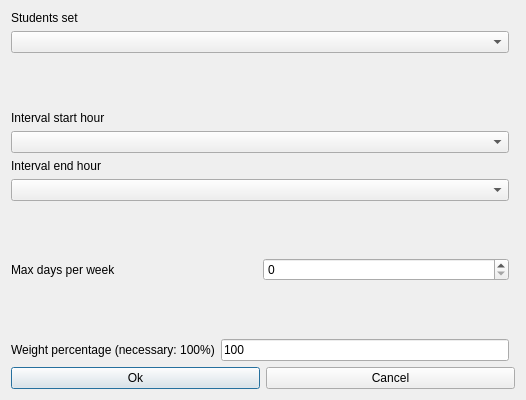
<?xml version="1.0" encoding="UTF-8"?>
<ui version="4.0">
 <class>ModifyConstraintStudentsSetIntervalMaxDaysPerWeekForm_template</class>
 <widget class="QDialog" name="ModifyConstraintStudentsSetIntervalMaxDaysPerWeekForm_template">
  <property name="geometry">
   <rect>
    <x>0</x>
    <y>0</y>
    <width>526</width>
    <height>400</height>
   </rect>
  </property>
  <property name="windowTitle">
   <string extracomment="This is the title of the dialog to modify a constraint of this type">Modify students set interval max days per week</string>
  </property>
  <layout class="QGridLayout">
   <item row="8" column="0" colspan="2">
    <layout class="QHBoxLayout">
     <item>
      <widget class="QPushButton" name="okPushButton">
       <property name="text">
        <string>Ok</string>
       </property>
      </widget>
     </item>
     <item>
      <widget class="QPushButton" name="cancelPushButton">
       <property name="text">
        <string>Cancel</string>
       </property>
      </widget>
     </item>
    </layout>
   </item>
   <item row="0" column="0">
    <layout class="QVBoxLayout">
     <item>
      <widget class="QLabel" name="studentsTextLabel">
       <property name="frameShape">
        <enum>QFrame::NoFrame</enum>
       </property>
       <property name="frameShadow">
        <enum>QFrame::Plain</enum>
       </property>
       <property name="text">
        <string>Students set</string>
       </property>
       <property name="wordWrap">
        <bool>false</bool>
       </property>
      </widget>
     </item>
     <item>
      <widget class="QComboBox" name="studentsComboBox">
       <property name="editable">
        <bool>false</bool>
       </property>
       <property name="insertPolicy">
        <enum>QComboBox::NoInsert</enum>
       </property>
       <property name="autoCompletion">
        <bool>false</bool>
       </property>
       <property name="duplicatesEnabled">
        <bool>false</bool>
       </property>
      </widget>
     </item>
    </layout>
   </item>
   <item row="7" column="0">
    <layout class="QHBoxLayout">
     <item>
      <widget class="QLabel" name="weightTextLabel">
       <property name="frameShape">
        <enum>QFrame::NoFrame</enum>
       </property>
       <property name="frameShadow">
        <enum>QFrame::Plain</enum>
       </property>
       <property name="text">
        <string>Weight percentage (necessary: 100%)</string>
       </property>
       <property name="wordWrap">
        <bool>false</bool>
       </property>
      </widget>
     </item>
     <item>
      <widget class="QLineEdit" name="weightLineEdit">
       <property name="text">
        <string>100</string>
       </property>
      </widget>
     </item>
    </layout>
   </item>
   <item row="2" column="0">
    <layout class="QVBoxLayout">
     <item>
      <widget class="QLabel" name="startTextLabel">
       <property name="frameShape">
        <enum>QFrame::NoFrame</enum>
       </property>
       <property name="frameShadow">
        <enum>QFrame::Plain</enum>
       </property>
       <property name="text">
        <string>Interval start hour</string>
       </property>
       <property name="wordWrap">
        <bool>false</bool>
       </property>
      </widget>
     </item>
     <item>
      <widget class="QComboBox" name="startHourComboBox">
       <property name="editable">
        <bool>false</bool>
       </property>
       <property name="insertPolicy">
        <enum>QComboBox::NoInsert</enum>
       </property>
       <property name="autoCompletion">
        <bool>false</bool>
       </property>
       <property name="duplicatesEnabled">
        <bool>false</bool>
       </property>
      </widget>
     </item>
    </layout>
   </item>
   <item row="3" column="0">
    <layout class="QVBoxLayout">
     <item>
      <widget class="QLabel" name="endTextLabel">
       <property name="frameShape">
        <enum>QFrame::NoFrame</enum>
       </property>
       <property name="frameShadow">
        <enum>QFrame::Plain</enum>
       </property>
       <property name="text">
        <string>Interval end hour</string>
       </property>
       <property name="wordWrap">
        <bool>false</bool>
       </property>
      </widget>
     </item>
     <item>
      <widget class="QComboBox" name="endHourComboBox">
       <property name="editable">
        <bool>false</bool>
       </property>
       <property name="insertPolicy">
        <enum>QComboBox::NoInsert</enum>
       </property>
       <property name="autoCompletion">
        <bool>false</bool>
       </property>
       <property name="duplicatesEnabled">
        <bool>false</bool>
       </property>
      </widget>
     </item>
    </layout>
   </item>
   <item row="1" column="0">
    <spacer name="spacer9">
     <property name="orientation">
      <enum>Qt::Vertical</enum>
     </property>
     <property name="sizeType">
      <enum>QSizePolicy::Expanding</enum>
     </property>
     <property name="sizeHint" stdset="0">
      <size>
       <width>20</width>
       <height>21</height>
      </size>
     </property>
    </spacer>
   </item>
   <item row="4" column="0">
    <spacer name="spacer8">
     <property name="orientation">
      <enum>Qt::Vertical</enum>
     </property>
     <property name="sizeType">
      <enum>QSizePolicy::Expanding</enum>
     </property>
     <property name="sizeHint" stdset="0">
      <size>
       <width>20</width>
       <height>31</height>
      </size>
     </property>
    </spacer>
   </item>
   <item row="6" column="0">
    <spacer name="spacer7">
     <property name="orientation">
      <enum>Qt::Vertical</enum>
     </property>
     <property name="sizeType">
      <enum>QSizePolicy::Expanding</enum>
     </property>
     <property name="sizeHint" stdset="0">
      <size>
       <width>20</width>
       <height>31</height>
      </size>
     </property>
    </spacer>
   </item>
   <item row="5" column="0">
    <layout class="QHBoxLayout">
     <item>
      <widget class="QLabel" name="maxDaysTextLabel">
       <property name="frameShape">
        <enum>QFrame::NoFrame</enum>
       </property>
       <property name="frameShadow">
        <enum>QFrame::Plain</enum>
       </property>
       <property name="text">
        <string>Max days per week</string>
       </property>
       <property name="wordWrap">
        <bool>false</bool>
       </property>
      </widget>
     </item>
     <item>
      <widget class="QSpinBox" name="maxDaysSpinBox"/>
     </item>
    </layout>
   </item>
  </layout>
 </widget>
 <layoutdefault spacing="6" margin="11"/>
 <tabstops>
  <tabstop>studentsComboBox</tabstop>
  <tabstop>startHourComboBox</tabstop>
  <tabstop>endHourComboBox</tabstop>
  <tabstop>maxDaysSpinBox</tabstop>
  <tabstop>weightLineEdit</tabstop>
  <tabstop>okPushButton</tabstop>
  <tabstop>cancelPushButton</tabstop>
 </tabstops>
 <resources/>
 <connections/>
</ui>
